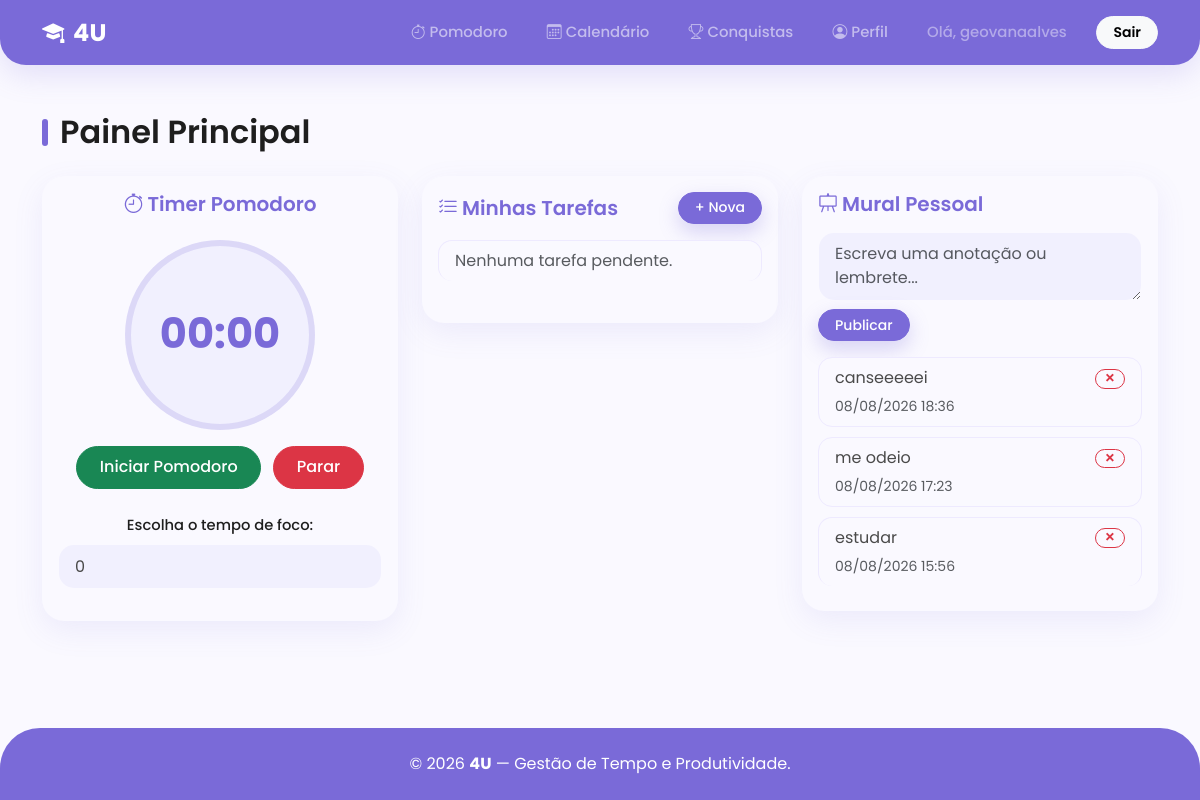
Page /dashboard/ (signed in) on the earlier database version.
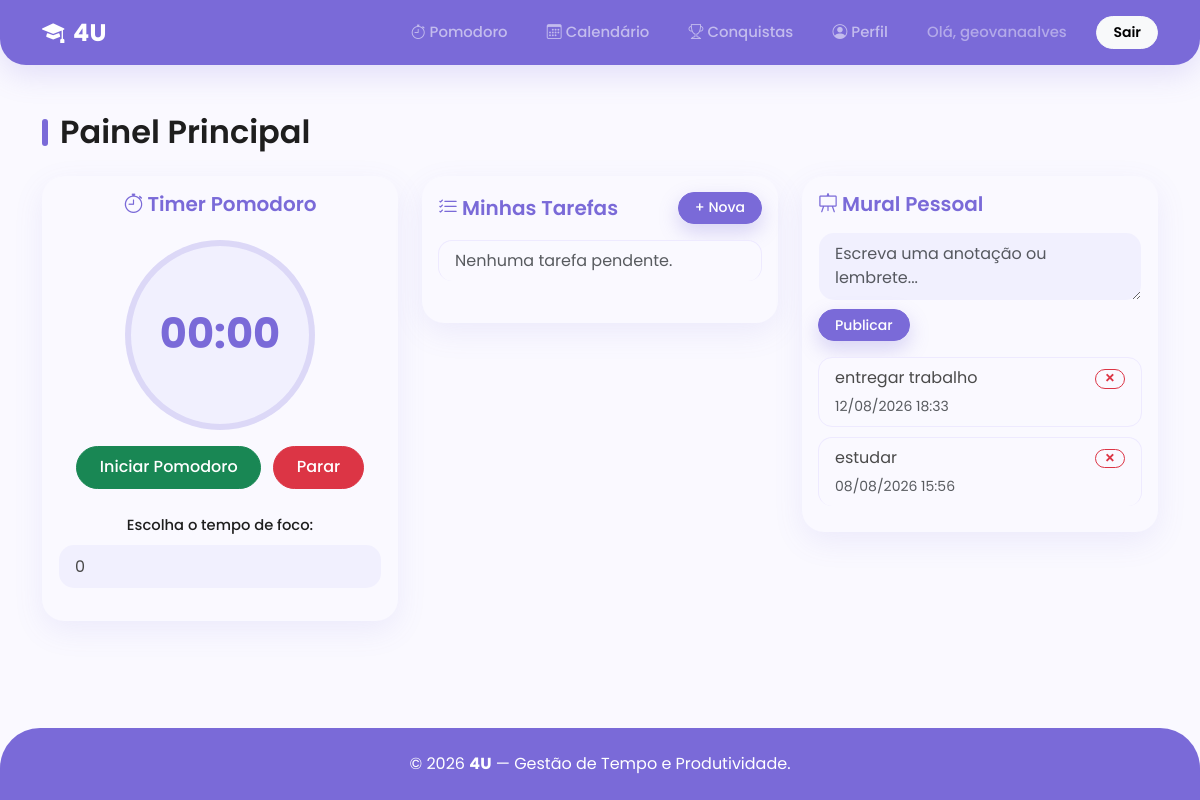
Same page on the later database version.
### core/models.py (models this page shows, shortened)
class PostagemMural(models.Model):
    usuario = models.ForeignKey(User, on_delete=models.CASCADE, related_name='postagens')
    conteudo = models.TextField()
    data_criacao = models.DateTimeField(auto_now_add=True)

### core/views.py (the view, shortened to what this page needs)
# urls.py: path('dashboard/', views.dashboard_view, name='dashboard'),
@login_required
def dashboard_view(request):
    tarefas = Tarefa.objects.filter(usuario=request.user, concluida=False).order_by('data_execucao')
    postagens = PostagemMural.objects.filter(usuario=request.user).order_by('-data_criacao')
    context = {
        'tarefas': tarefas,
        'postagens': postagens,
        'form_postagem': PostagemMuralForm(),
    }
    return render(request, 'core/dashboard.html', context)

### core/forms.py
class PostagemMuralForm(forms.ModelForm):
    class Meta:
        model = PostagemMural
        fields = ['conteudo']
        widgets = {
            'conteudo': forms.Textarea(attrs={'class': 'form-control', 'rows': 2, 'placeholder': 'Escreva uma anotação ou lembrete...'}),
        }

### core/templates/core/dashboard.html (shortened to what the changed rows need)
{% extends 'core/base.html' %}
{% block content %}
<h2 class="page-title mb-4">Painel Principal</h2>
<div class="row g-4">
    <div class="col-md-4">
        <div class="card shadow-sm border-0 p-3">
            <div class="list-group list-group-flush">
                {% for post in postagens %}
                <div class="list-group-item d-flex justify-content-between align-items-start">
                    <div>
                        <p class="mb-1">{{ post.conteudo }}</p>
                        <small class="text-muted">{{ post.data_criacao|date:"d/m/Y H:i" }}</small>
                    </div>
                    <form action="{% url 'excluir_postagem' post.pk %}" method="post" class="m-0 ms-2">
                        <button type="submit" class="btn btn-sm btn-outline-danger px-2 py-0"
                            title="Excluir anotação" onclick="return confirm('Deseja excluir esta anotação?');"
                            style="font-size: 1.1rem; line-height: 1;">
                            &times;
                        </button>
                    </form>
                </div>
                {% empty %}
                <p class="text-muted">Nenhum recado no mural.</p>
                {% endfor %}
            </div>
        </div>
    </div>
</div>
{% endblock %}

Differences in the rows shown:
removed PostagemMural: conteudo "canseeeeei", data_criacao "08/08/2026 18:36"
removed PostagemMural: conteudo "me odeio", data_criacao "08/08/2026 17:23"
added PostagemMural: conteudo "entregar trabalho", data_criacao "12/08/2026 18:33"
